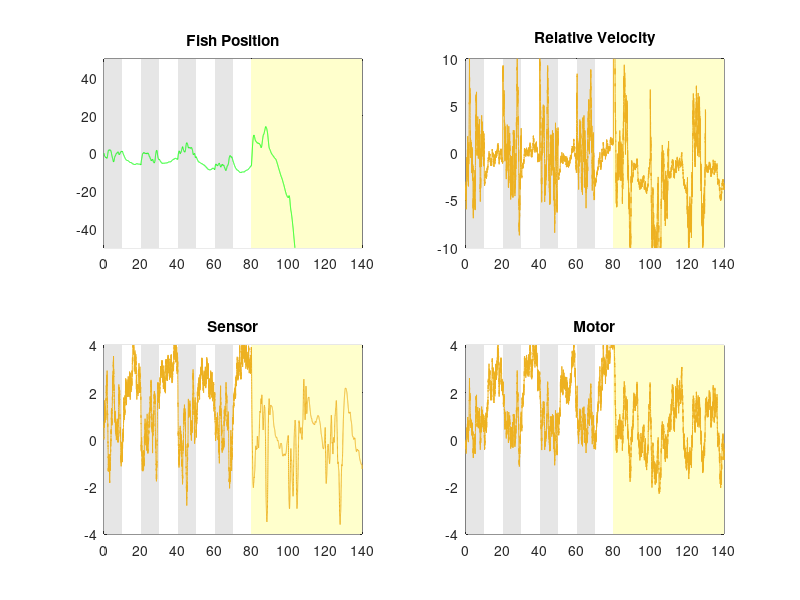
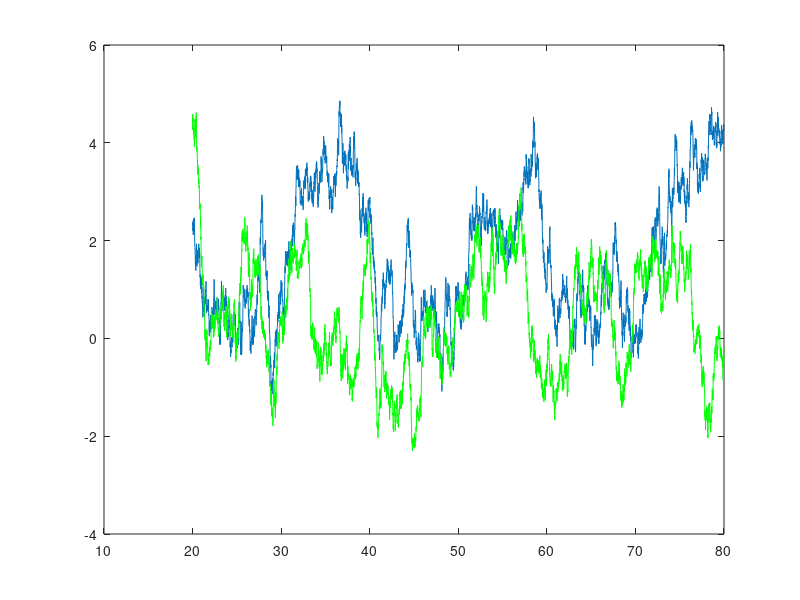

These figures' MATLAB source, in order:
%Brain_Open_01.m
%Project Title: An agent based model of motor adaption in larval zebrafish
%Description: Open loop CTRNN model showing motor adaption of 
%Francis Poole
%24.7.14

clf;
clc;
clear;

%Init
dt = 0.01; %Time step (0.01)
initialTime = 80; %Amount of closed loop (initial) time
replayTime = 60; %Amount of open loop (replay) time
T = initialTime + replayTime; %Amount of time
time = 0:dt:T; %Time array
tau_b = 1; %Time scale (1)

M(1) = 0; %Motor node start (0)
S(1) = 0; %Sensor node start (0)

w_M = 0; %Motor weight (0)
w_S = 0; %Sensor weight (0)
w_MS = 1; %Motor <- Sensor weight (1)
w_SM = 1; %Sensor <- Motor weight (1)

flow_V = -3; %Flow velocity of water
swim_V(1) = 0; %Swim velocity of fish. Start at rest (0)

fish_X(1) = 0; %Starting fish x position (0)

%Gain parameter
%K(1:T/dt + 1) = 1; %Constant gain
%    OR
phase = ((T - replayTime)/dt + 1)/8; %Phase time
high = 5;
low = 1;
K(1:phase) = high;
K(phase:phase*2) = low;
K(phase*2:phase*3) = high;
K(phase*3:phase*4) = low;
K(phase*4:phase*5) = high;
K(phase*5:phase*6) = low;
K(phase*6:phase*7) = high;
K(phase*7:phase*8 + 1) = low;

%Closed loop swim
for t = 1:(T-replayTime)/dt - 1
    M(t+1) = M(t) + 1/tau_b * dt * (-M(t) + w_M * M(t) + w_MS * S(t) + randn / sqrt(dt)); %Update motor node
    S(t+1) = S(t) + 1/tau_b * dt * (-S(t) + w_S * S(t) + w_SM * M(t) - (swim_V(t) + flow_V) + randn / sqrt(dt)); %Update sensor node
    swim_V(t+1) = K(t+1) * M(t+1); %Update swim velocity
    fish_X(t+1) = fish_X(t) + dt * (swim_V(t) + flow_V); %Update fish position
end
swim_V(t+1) = K(t) * M(t); %Update final swim velocity

%Open loop swim (replayTime)
for t = (T-replayTime)/dt:length(time) - 1
    M(t+1) = M(t) + 1/tau_b * dt * (-M(t) + w_M * M(t) + w_MS * S(t) + randn / sqrt(dt)); %Update motor node
    S(t+1) = S(t) + 1/tau_b * dt * (-S(t) + w_S * S(t) - (swim_V(t-replayTime/dt+1) + flow_V) );
    swim_V(t+1) = K(t-replayTime/dt+1) * M(t+1); %Update swim velocity
    fish_X(t+1) = fish_X(t) + dt * (swim_V(t) + flow_V); %Update fish position
end


%Plot 1
%Fish Movement Animation
% for t = 1:10:length(time) - 1
%     plot(time(1:t),fish_X(1:t),'g');
%     hold on
%     plot(time(t),fish_X(t),'gO');
%     hold off
%     xlim([0,T]);
%     ylim([min(fish_X),0]);
%     pause(0.01);
% end

%Plot 2
%Fish Position
subplot(2,2,1)
area([0,(T-replayTime)/8],[50,50],-50,'FaceColor',[0.9,0.9,0.9],'LineStyle','none')
hold on;
area([(T-replayTime)/8,2*(T-replayTime)/8],[50,50],-50,'FaceColor','w','LineStyle','none')
area([2*(T-replayTime)/8,3*(T-replayTime)/8],[50,50],-50,'FaceColor',[0.9,0.9,0.9],'LineStyle','none')
area([3*(T-replayTime)/8,4*(T-replayTime)/8],[50,50],-50,'FaceColor','w','LineStyle','none')
area([4*(T-replayTime)/8,5*(T-replayTime)/8],[50,50],-50,'FaceColor',[0.9,0.9,0.9],'LineStyle','none')
area([5*(T-replayTime)/8,6*(T-replayTime)/8],[50,50],-50,'FaceColor','w','LineStyle','none')
area([6*(T-replayTime)/8,7*(T-replayTime)/8],[50,50],-50,'FaceColor',[0.9,0.9,0.9],'LineStyle','none')
area([7*(T-replayTime)/8,T-replayTime],[50,50],-50,'FaceColor','w','LineStyle','none')
area([T-replayTime,T],[50,50],-50,'FaceColor',[1,1,0.8],'LineStyle','none')
plot(time,fish_X,'g');
axis([0,T,-50,50])
hold off;

title('Fish Position');

%Relative Velocity
subplot(2,2,2)
area([0,(T-replayTime)/8],[50,50],-50,'FaceColor',[0.9,0.9,0.9],'LineStyle','none')
hold on;
area([(T-replayTime)/8,2*(T-replayTime)/8],[50,50],-50,'FaceColor','w','LineStyle','none')
area([2*(T-replayTime)/8,3*(T-replayTime)/8],[50,50],-50,'FaceColor',[0.9,0.9,0.9],'LineStyle','none')
area([3*(T-replayTime)/8,4*(T-replayTime)/8],[50,50],-50,'FaceColor','w','LineStyle','none')
area([4*(T-replayTime)/8,5*(T-replayTime)/8],[50,50],-50,'FaceColor',[0.9,0.9,0.9],'LineStyle','none')
area([5*(T-replayTime)/8,6*(T-replayTime)/8],[50,50],-50,'FaceColor','w','LineStyle','none')
area([6*(T-replayTime)/8,7*(T-replayTime)/8],[50,50],-50,'FaceColor',[0.9,0.9,0.9],'LineStyle','none')
area([7*(T-replayTime)/8,T-replayTime],[50,50],-50,'FaceColor','w','LineStyle','none')
area([T-replayTime,T],[50,50],-50,'FaceColor',[1,1,0.8],'LineStyle','none')
plot(time,flow_V+swim_V);
hold off
ylim([-10,10]);
xlim([0,T]);
title('Relative Velocity');

%Sensor
subplot(2,2,3)
area([0,(T-replayTime)/6],[50,50],-50,'FaceColor',[0.9,0.9,0.9],'LineStyle','none')
hold on;
area([(T-replayTime)/8,2*(T-replayTime)/8],[50,50],-50,'FaceColor','w','LineStyle','none')
area([2*(T-replayTime)/8,3*(T-replayTime)/8],[50,50],-50,'FaceColor',[0.9,0.9,0.9],'LineStyle','none')
area([3*(T-replayTime)/8,4*(T-replayTime)/8],[50,50],-50,'FaceColor','w','LineStyle','none')
area([4*(T-replayTime)/8,5*(T-replayTime)/8],[50,50],-50,'FaceColor',[0.9,0.9,0.9],'LineStyle','none')
area([5*(T-replayTime)/8,6*(T-replayTime)/8],[50,50],-50,'FaceColor','w','LineStyle','none')
area([6*(T-replayTime)/8,7*(T-replayTime)/8],[50,50],-50,'FaceColor',[0.9,0.9,0.9],'LineStyle','none')
area([7*(T-replayTime)/8,T-replayTime],[50,50],-50,'FaceColor','w','LineStyle','none')
area([T-replayTime,T],[50,50],-50,'FaceColor',[1,1,0.8],'LineStyle','none')
plot(time, S)
hold off;
ylim([-4,4]);
xlim([0,T]);
title('Sensor');

%Motor
subplot(2,2,4);
area([0,(T-replayTime)/8],[50,50],-50,'FaceColor',[0.9,0.9,0.9],'LineStyle','none')
hold on;
area([(T-replayTime)/8,2*(T-replayTime)/8],[50,50],-50,'FaceColor','w','LineStyle','none')
area([2*(T-replayTime)/8,3*(T-replayTime)/8],[50,50],-50,'FaceColor',[0.9,0.9,0.9],'LineStyle','none')
area([3*(T-replayTime)/8,4*(T-replayTime)/8],[50,50],-50,'FaceColor','w','LineStyle','none')
area([4*(T-replayTime)/8,5*(T-replayTime)/8],[50,50],-50,'FaceColor',[0.9,0.9,0.9],'LineStyle','none')
area([5*(T-replayTime)/8,6*(T-replayTime)/8],[50,50],-50,'FaceColor','w','LineStyle','none')
area([6*(T-replayTime)/8,7*(T-replayTime)/8],[50,50],-50,'FaceColor',[0.9,0.9,0.9],'LineStyle','none')
area([7*(T-replayTime)/8,T-replayTime],[50,50],-50,'FaceColor','w','LineStyle','none')
area([T-replayTime,T],[50,50],-50,'FaceColor',[1,1,0.8],'LineStyle','none')
plot(time, M);
hold off;
ylim([-4,4]);
xlim([0,T]);
title('Motor');


figure();
plot(time((T-replayTime-replayTime)/dt:(T-replayTime)/dt), M((T-replayTime-replayTime)/dt:(T-replayTime)/dt));
hold on
plot(time((T-replayTime-replayTime)/dt:(T-replayTime)/dt), M((T-replayTime)/dt:(T)/dt),'g');
hold off